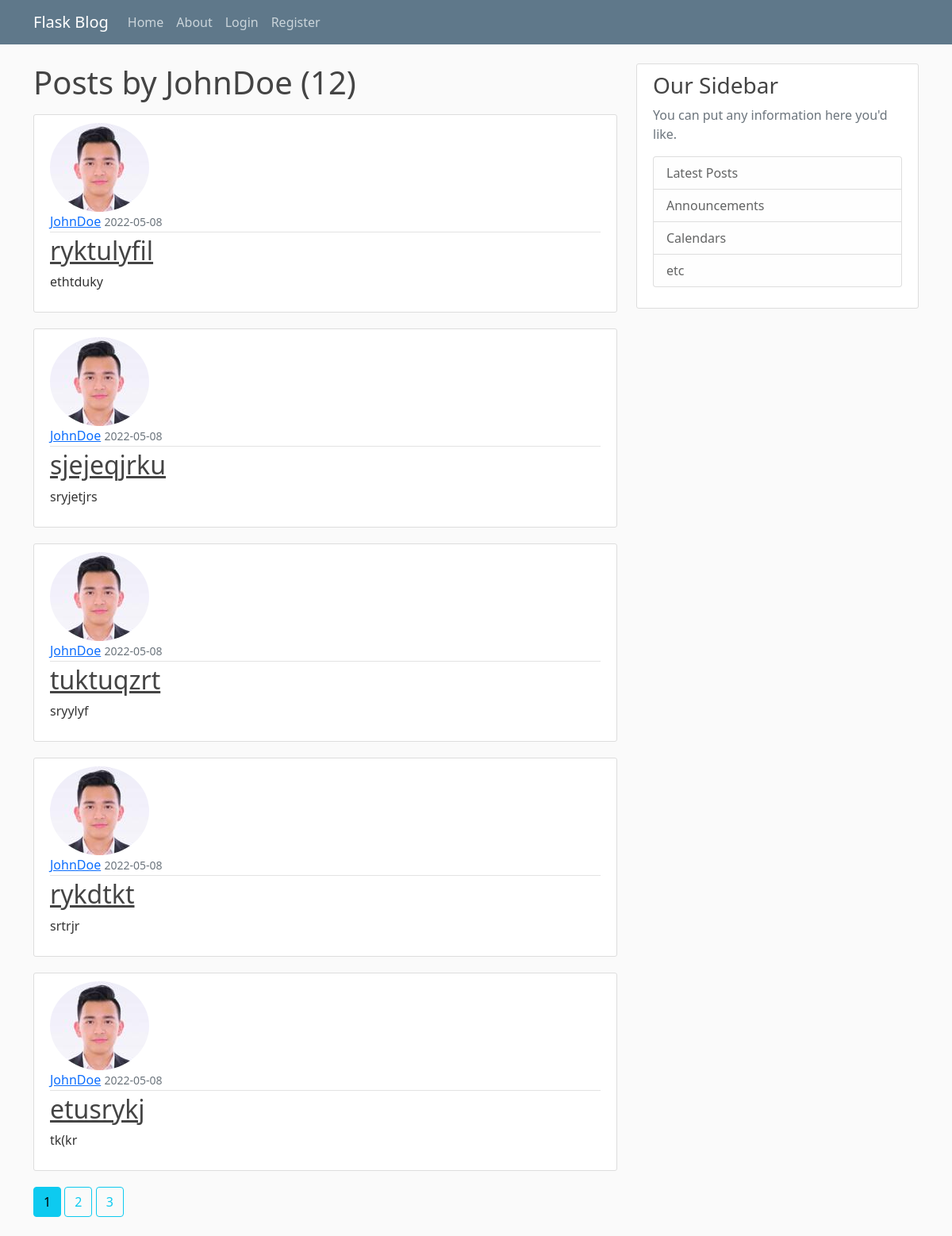
Page /user/JohnDoe on the earlier database version.
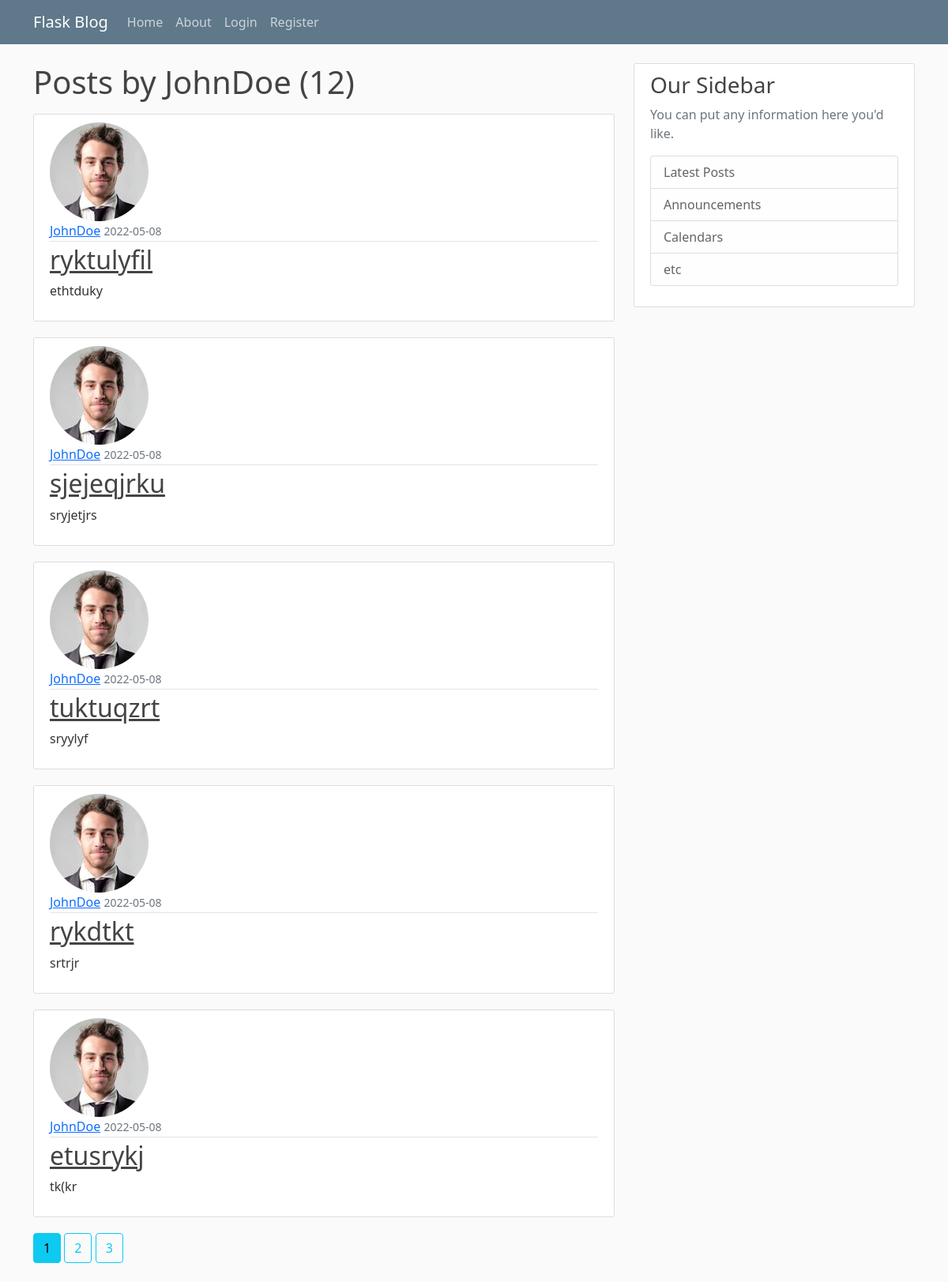
Same page on the later database version.
### flaskBlog/models.py (models this page shows, shortened)
class Post(db.Model):
    id = db.Column(db.Integer, primary_key=True)
    title = db.Column(db.String(100), nullable=False)
    date_posted = db.Column(db.DateTime, nullable=False, default=datetime.utcnow)
    content = db.Column(db.Text, nullable=False, default='default.jpg')
    user_id = db.Column(db.Integer, db.ForeignKey('user.id'), nullable=False)

class User(db.Model, UserMixin):
    id = db.Column(db.Integer, primary_key=True)
    username = db.Column(db.String(20), unique=True, nullable=False)
    email = db.Column(db.String(120), unique=True, nullable=False)
    image_file = db.Column(db.String(20), nullable=False, default='default.jpg')
    password = db.Column(db.String(60), nullable=False)
    posts = db.relationship('Post', backref='author', lazy=True)

### flaskBlog/routes.py (the view)
@app.route("/user/<string:username>")
def user_posts(username):
    page = request.args.get('page', 1, type=int)
    user = User.query.filter_by(username=username).first_or_404()
    posts = Post.query.filter_by(author=user)\
        .order_by(Post.date_posted.desc())\
        .paginate(page=page, per_page=5)
    return render_template('user_posts.html', posts=posts, user=user)

### flaskBlog/templates/user_posts.html
{% extends "base.html" %}
    {% block content %}
        <h1 class="mb-3">Posts by {{ user.username }} ({{ posts.total }})</h1>
            {% for post in posts.items %}
                <article class="media content-section">
                    <img class="rounded-circle article-image" src="{{ url_for('static', filename='images/' + post.author.image_file) }}" alt="">
                    <div class="media-body">
                        <div class="article-metadata">
                            <a class="mr-2" href="{{ url_for('user_posts', username=post.author.username ) }}">{{ post.author.username }}</a>
                            <small class="text-muted">{{ post.date_posted.strftime('%Y-%m-%d') }}</small>
                        </div>
                        <h2><a class="article-title" href="{{ url_for('post', post_id=post.id) }}">{{ post.title }}</a></h2>
                        <p class="article-content">{{ post.content }}</p>
                    </div>
                </article>
            {% endfor %}
            {% for page_num in posts.iter_pages(left_edge=1, right_edge=1, left_current=1, right_current=2) %}
                {% if page_num %}
                    {% if posts.page == page_num %}
                        <a class="btn btn-info mb-4" href="{{ url_for('user_posts', username=user.username, page=page_num) }}">{{ page_num }}</a>
                    {% else %}
                        <a class="btn btn-outline-info mb-4" href="{{ url_for('user_posts', username=user.username, page=page_num) }}">{{ page_num }}</a>
                    {% endif %}
                {% else %}
                    ...
                {% endif %}
            {% endfor %}
    {% endblock content %}

Differences in the rows shown:
changed through a linked row, Post "ryktulyfil": image_file: a different picture
changed through a linked row, Post "sjejeqjrku": image_file: a different picture
changed through a linked row, Post "tuktuqzrt": image_file: a different picture
changed through a linked row, Post "rykdtkt": image_file: a different picture
changed through a linked row, Post "etusrykj": image_file: a different picture
